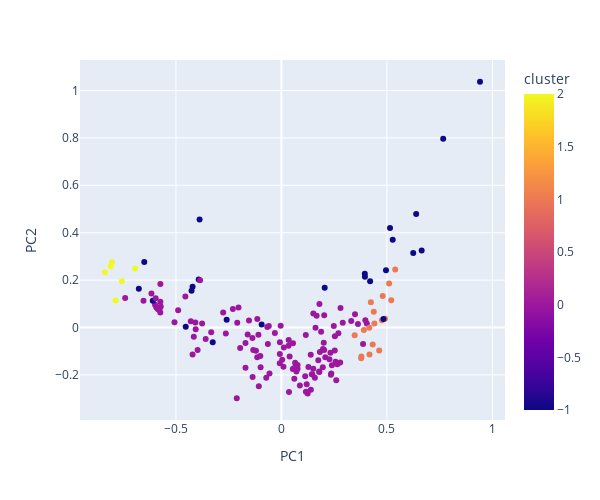

The cell this chart's notebook holds for it:
### Code cell
df_pca['country'] = countries
compponents, df_pca = apply_dbscan(df_pca, eps = 0.2, min_samples = 6)
cl_perc =  df_pca.groupby('cluster').count()
cl_perc['perc']  = 100 * df_pca.groupby('cluster').count().country / 167
cl_perc
scatter_plot_data(df_pca, ['PC1', 'PC2'], countries)

### Figure 1 — Plotly figure (JSON) as saved in the notebook; plotly's stock layout.template omitted (floating-point values rounded to 4 significant figures; data arrays with more than 128 entries replaced by an {"elided": "..."} marker saying what was removed)
{"data": [{"hovertemplate": "<b>%{hovertext}</b><br><br>PC1=%{x}<br>PC2=%{y}<br>cluster=%{marker.color}<extra></extra>", "hovertext": {"elided": "167 str values"}, "legendgroup": "", "marker": {"color": {"elided": "167 int values"}, "coloraxis": "coloraxis", "symbol": "circle"}, "mode": "markers", "name": "", "orientation": "v", "showlegend": false, "type": "scatter", "x": {"elided": "167 float values"}, "xaxis": "x", "y": {"elided": "167 float values"}, "yaxis": "y"}], "layout": {"coloraxis": {"colorbar": {"title": {"text": "cluster"}}, "colorscale": [[0, "#0d0887"], [0.1111, "#46039f"], [0.2222, "#7201a8"], [0.3333, "#9c179e"], [0.4444, "#bd3786"], [0.5556, "#d8576b"], [0.6667, "#ed7953"], [0.7778, "#fb9f3a"], [0.8889, "#fdca26"], [1, "#f0f921"]]}, "height": 500, "legend": {"tracegroupgap": 0}, "margin": {"t": 60}, "width": 600, "xaxis": {"anchor": "y", "domain": [0, 1], "title": {"text": "PC1"}}, "yaxis": {"anchor": "x", "domain": [0, 1], "title": {"text": "PC2"}}}}
